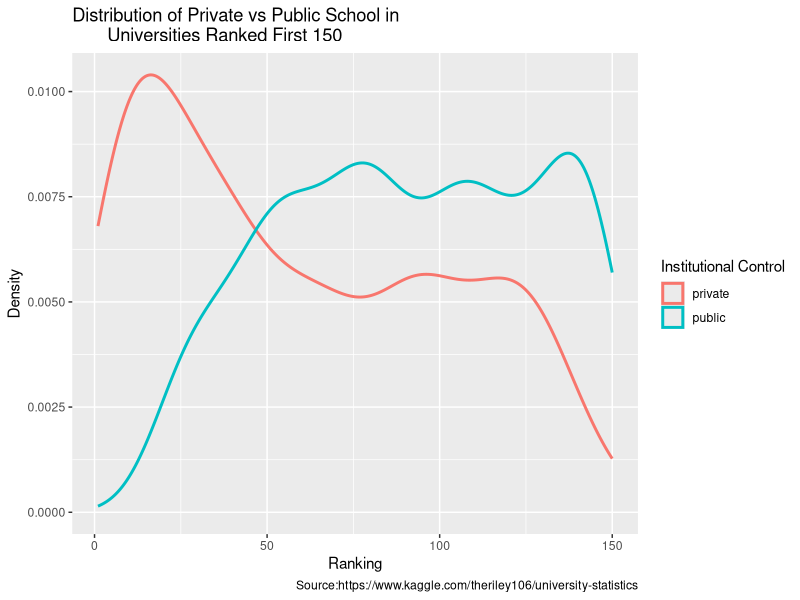

Write R code to recreate this figure. (Note: this script raises an error after producing the figure.)
## ---- chunk 1
library(tidyverse)
## ---- chunk 2
uni_data <- read.csv("universities.csv")

data_colnames <- c("rank","sat_avg", "acceptance_rate", "state",
                   "tuition", "overallRank", "institutionalControl",
                   "percent_receiving_aid", "percent_receiving_aid",
                   "cost_after_aid", "hs_gpa_avg",
                   "tuition", "engineeringRepScore")

uni_data <- uni_data[data_colnames]
uni_data
## ---- chunk 3


## ---- chunk 4
instiControl_data <- uni_data[c(1:150),c(1:7)]

ggplot(instiControl_data, aes(x = rank, color = institutionalControl)) + 
  geom_density(adjust = .7, size = 1) + 
  labs(x = "Ranking",
       y = "Density",
       color = "Institutional Control",
       title = "Distribution of Private vs Public School in 
       Universities Ranked First 150",
       caption = "Source:https://www.kaggle.com/theriley106/university-statistics")
## ---- chunk 5
us_data <- map_data("state")
state_borders <- map_data("state")
library(datasets)
college_count_by_state <- instiControl_data %>% 
  group_by(state) %>%
  summarize(college_num = n())

college_count_by_state$state <- state.name[match(college_count_by_state$state, state.abb)]
college_count_by_state <- college_count_by_state %>%
  mutate(state=tolower(state))
state_borders <- state_borders %>%
  left_join(college_count_by_state, 
            by = c("region" = "state"))

ggplot(state_borders) + 
  geom_polygon(aes(x = long, y = lat, group = group,
                   fill = college_num), color = "black") + 
  scale_fill_gradient2(low = "green", mid = "white", 
                         high = "darkred", midpoint = 4) +
  theme_void() +
  coord_map("polyconic") + 
  labs(
    title = "Top 150 Universities in the U.S. by State",
    caption = "Source: https://www.kaggle.com/theriley106/university-statistics",
    fill = "# of Top 150 Universities"
  ) + 
  theme(legend.position = "bottom")
## ---- chunk 6
ggplot(uni_data, aes(x = sat_avg, y=engineeringRepScore, color=institutionalControl))+
  geom_point()+
  labs(title = "Distribution of Engineering Reputation Score and student SAT average",
       x = "SAT Average",
       y = "Engineering Reputation Score",
       caption = "Source: https://www.kaggle.com/theriley106/university-statistics")
